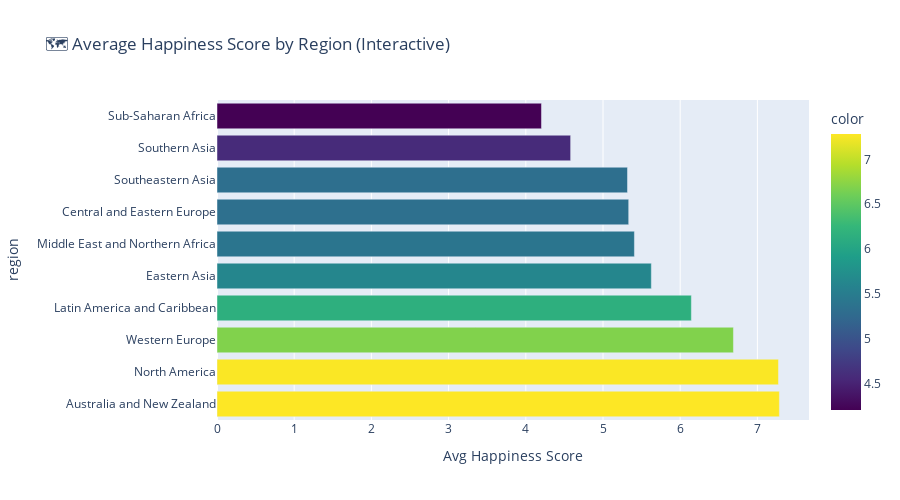

Here is the notebook cell this chart was saved with:
### Code cell
import plotly.express as px

# Reuse region_avg from earlier
fig = px.bar(
    region_avg,
    x=region_avg.values,
    y=region_avg.index,
    orientation='h',
    color=region_avg.values,
    color_continuous_scale='Viridis',
    labels={'y': 'Region', 'x': 'Avg Happiness Score'},
    title='🗺️ Average Happiness Score by Region (Interactive)'
)

fig.update_layout(height=500)
fig.show()

### Figure 1 — Plotly figure (JSON) as saved in the notebook; plotly's stock layout.template omitted (floating-point values rounded to 4 significant figures)
{"data": [{"alignmentgroup": "True", "hovertemplate": "Avg Happiness Score=%{x}<br>region=%{y}<br>color=%{marker.color}<extra></extra>", "legendgroup": "", "marker": {"color": [7.285, 7.273, 6.69, 6.145, 5.626, 5.407, 5.333, 5.317, 4.581, 4.203], "coloraxis": "coloraxis", "pattern": {"shape": ""}}, "name": "", "offsetgroup": "", "orientation": "h", "showlegend": false, "textposition": "auto", "type": "bar", "x": [7.285, 7.273, 6.69, 6.145, 5.626, 5.407, 5.333, 5.317, 4.581, 4.203], "xaxis": "x", "y": ["Australia and New Zealand", "North America", "Western Europe", "Latin America and Caribbean", "Eastern Asia", "Middle East and Northern Africa", "Central and Eastern Europe", "Southeastern Asia", "Southern Asia", "Sub-Saharan Africa"], "yaxis": "y"}], "layout": {"barmode": "relative", "coloraxis": {"colorbar": {"title": {"text": "color"}}, "colorscale": [[0, "#440154"], [0.1111, "#482878"], [0.2222, "#3e4989"], [0.3333, "#31688e"], [0.4444, "#26828e"], [0.5556, "#1f9e89"], [0.6667, "#35b779"], [0.7778, "#6ece58"], [0.8889, "#b5de2b"], [1, "#fde725"]]}, "height": 500, "legend": {"tracegroupgap": 0}, "title": {"text": "🗺️ Average Happiness Score by Region (Interactive)"}, "xaxis": {"anchor": "y", "domain": [0, 1], "title": {"text": "Avg Happiness Score"}}, "yaxis": {"anchor": "x", "domain": [0, 1], "title": {"text": "region"}}}}
